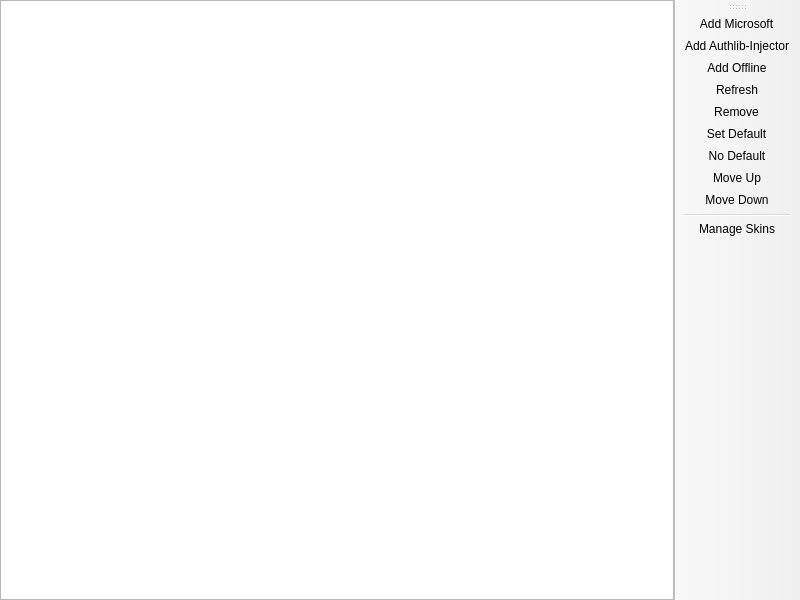
<?xml version="1.0" encoding="UTF-8"?>
<ui version="4.0">
 <class>AccountListPage</class>
 <widget class="QMainWindow" name="AccountListPage">
  <property name="geometry">
   <rect>
    <x>0</x>
    <y>0</y>
    <width>800</width>
    <height>600</height>
   </rect>
  </property>
  <widget class="QWidget" name="centralwidget">
   <layout class="QHBoxLayout" name="horizontalLayout">
    <property name="leftMargin">
     <number>0</number>
    </property>
    <property name="topMargin">
     <number>0</number>
    </property>
    <property name="rightMargin">
     <number>0</number>
    </property>
    <property name="bottomMargin">
     <number>0</number>
    </property>
    <item>
     <widget class="VersionListView" name="listView">
      <property name="alternatingRowColors">
       <bool>true</bool>
      </property>
      <property name="rootIsDecorated">
       <bool>false</bool>
      </property>
      <property name="itemsExpandable">
       <bool>false</bool>
      </property>
      <property name="allColumnsShowFocus">
       <bool>true</bool>
      </property>
      <attribute name="headerStretchLastSection">
       <bool>false</bool>
      </attribute>
     </widget>
    </item>
   </layout>
  </widget>
  <widget class="WideBar" name="toolBar">
   <attribute name="toolBarArea">
    <enum>RightToolBarArea</enum>
   </attribute>
   <attribute name="toolBarBreak">
    <bool>false</bool>
   </attribute>
   <addaction name="actionAddMicrosoft"/>
   <addaction name="actionAddAuthlibInjector"/>
   <addaction name="actionAddOffline"/>
   <addaction name="actionRefresh"/>
   <addaction name="actionRemove"/>
   <addaction name="actionSetDefault"/>
   <addaction name="actionNoDefault"/>
   <addaction name="actionMoveUp"/>
   <addaction name="actionMoveDown"/>
   <addaction name="separator"/>
   <addaction name="actionManageSkins"/>
  </widget>
  <action name="actionSetDefault">
   <property name="text">
    <string>&amp;Set Default</string>
   </property>
  </action>
  <action name="actionNoDefault">
   <property name="checkable">
    <bool>true</bool>
   </property>
   <property name="text">
    <string>&amp;No Default</string>
   </property>
  </action>
  <action name="actionManageSkins">
   <property name="text">
    <string>&amp;Manage Skins</string>
   </property>
   <property name="toolTip">
    <string>Manage Skins</string>
   </property>
  </action>
  <action name="actionAddMicrosoft">
   <property name="text">
    <string>&amp;Add Microsoft</string>
   </property>
  </action>
  <action name="actionAddAuthlibInjector">
   <property name="text">
    <string>Add Authlib-&amp;Injector</string>
   </property>
  </action>
  <action name="actionAddOffline">
   <property name="text">
    <string>Add &amp;Offline</string>
   </property>
  </action>
  <action name="actionRefresh">
   <property name="text">
    <string>&amp;Refresh</string>
   </property>
   <property name="toolTip">
    <string>Refresh the account tokens</string>
   </property>
  </action>
  <action name="actionRemove">
   <property name="text">
    <string>Remo&amp;ve</string>
   </property>
  </action>
  <action name="actionMoveUp">
   <property name="text">
    <string>Move &amp;Up</string>
   </property>
  </action>
  <action name="actionMoveDown">
   <property name="text">
    <string>Move &amp;Down</string>
   </property>
  </action>
 </widget>
 <customwidgets>
  <customwidget>
   <class>VersionListView</class>
   <extends>QTreeView</extends>
   <header>ui/widgets/VersionListView.h</header>
  </customwidget>
  <customwidget>
   <class>WideBar</class>
   <extends>QToolBar</extends>
   <header>ui/widgets/WideBar.h</header>
  </customwidget>
 </customwidgets>
 <resources/>
 <connections/>
</ui>
